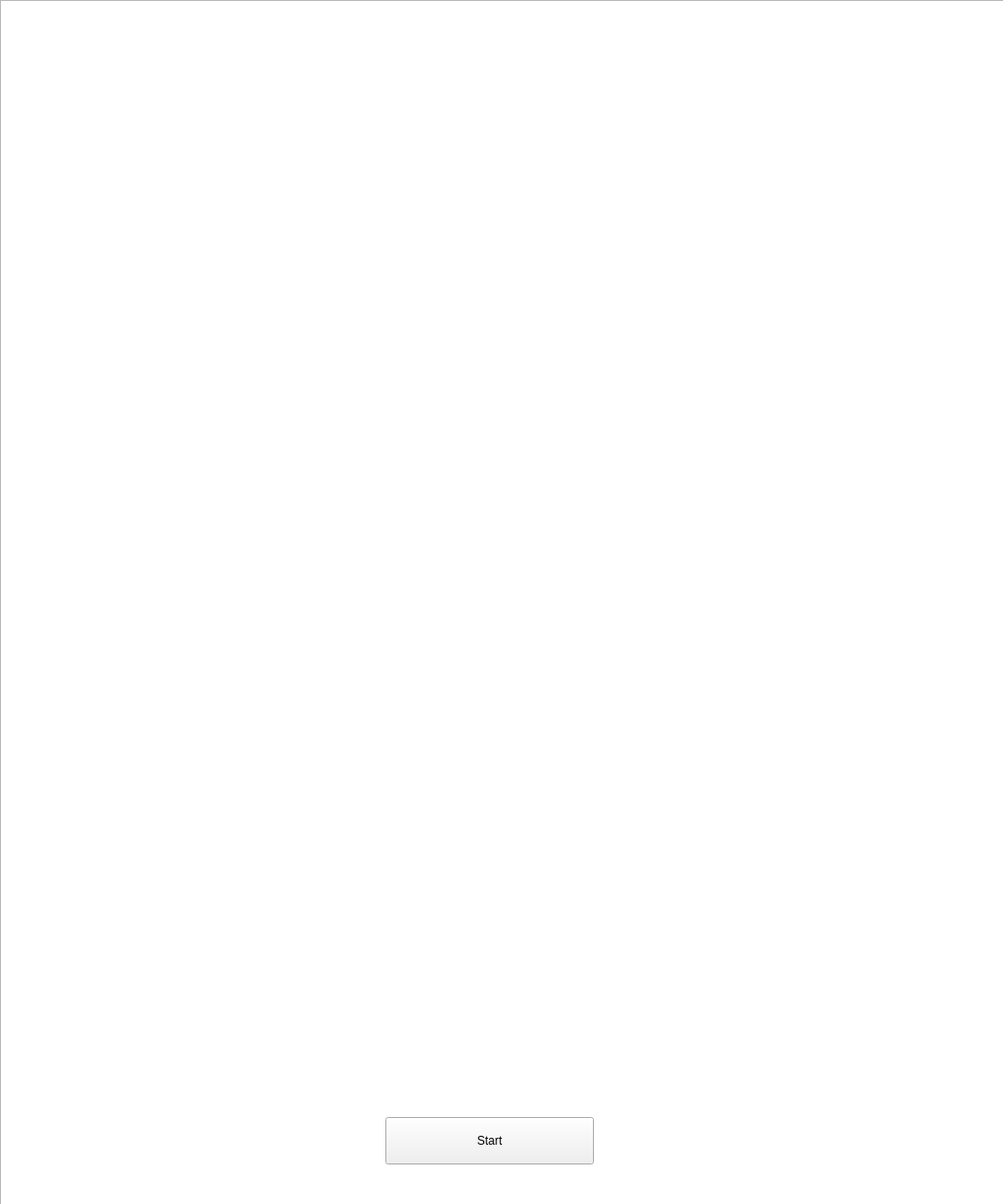
<?xml version="1.0" encoding="UTF-8"?>
<ui version="4.0">
 <class>Widget</class>
 <widget class="QWidget" name="Widget">
  <property name="geometry">
   <rect>
    <x>0</x>
    <y>0</y>
    <width>1015</width>
    <height>1218</height>
   </rect>
  </property>
  <property name="minimumSize">
   <size>
    <width>1000</width>
    <height>827</height>
   </size>
  </property>
  <property name="windowTitle">
   <string>Widget</string>
  </property>
  <widget class="QGraphicsView" name="graphicsView">
   <property name="geometry">
    <rect>
     <x>0</x>
     <y>0</y>
     <width>1021</width>
     <height>1221</height>
    </rect>
   </property>
   <property name="minimumSize">
    <size>
     <width>931</width>
     <height>781</height>
    </size>
   </property>
  </widget>
  <widget class="QPushButton" name="startGameButton">
   <property name="geometry">
    <rect>
     <x>390</x>
     <y>1130</y>
     <width>211</width>
     <height>48</height>
    </rect>
   </property>
   <property name="text">
    <string>Start</string>
   </property>
  </widget>
 </widget>
 <resources/>
 <connections/>
</ui>
